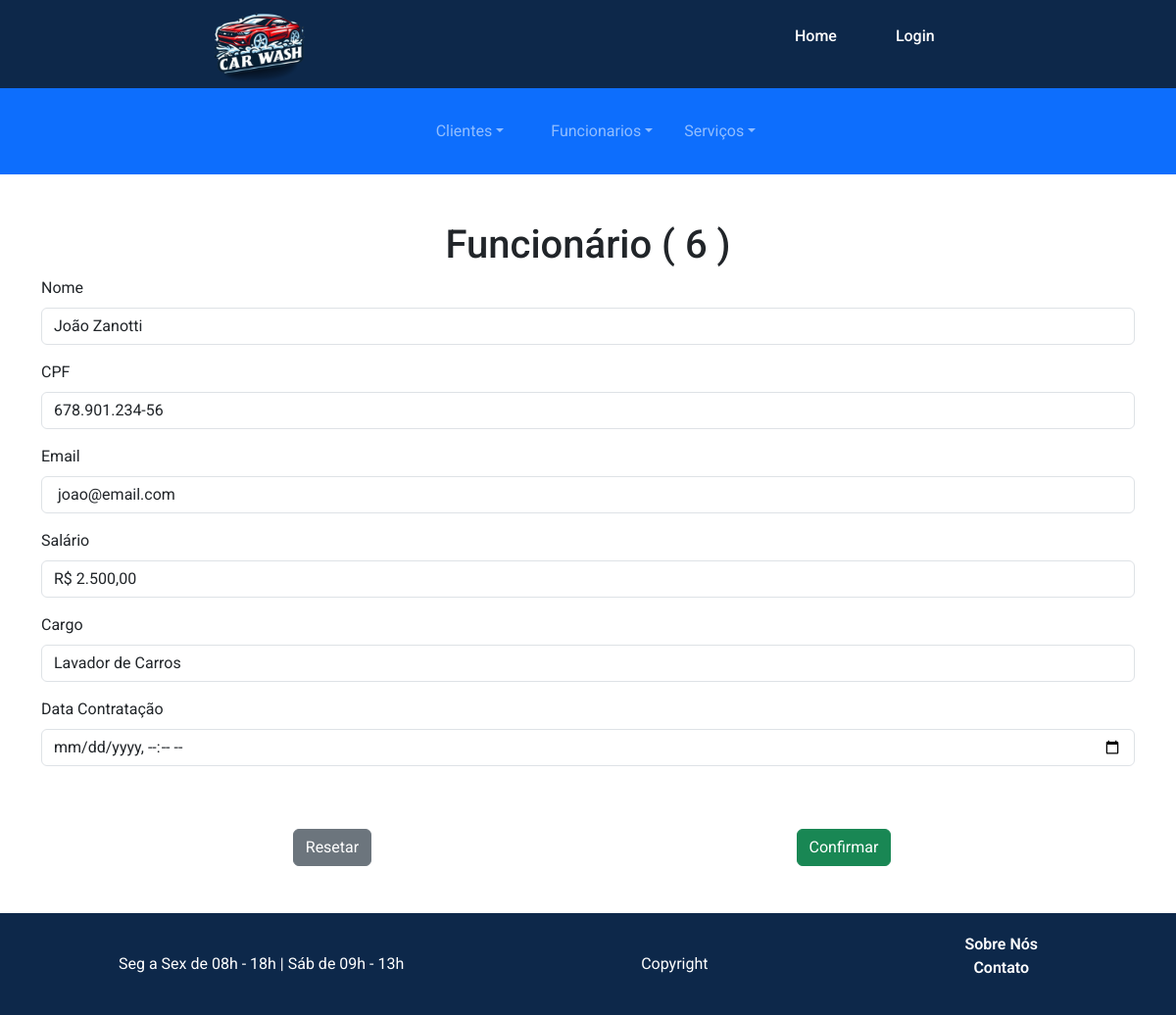
Page /backEnd/funcionarioEditar.php?id=6 on the committed database.
### tables this page shows
CREATE TABLE `pessoas` (
  `id_pessoa` int(11) NOT NULL,
  `nome` varchar(255) NOT NULL,
  `cpf` varchar(255) NOT NULL,
  `email` varchar(255) NOT NULL
);

CREATE TABLE `funcionarios` (
  `id_funcionario` int(11) NOT NULL,
  `salario` varchar(255) NOT NULL,
  `cargo` varchar(255) NOT NULL,
  `dataContratacao` date NOT NULL
);

### Classes/Database.class.php (called while the page is built, shortened)
<?php
class Database
{
    private $host;
    private $username;
    private $password;
    private $database;
    private $connection;
    public function __construct($host, $username, $password, $database)
    {
        $this->host = $host;
        $this->username = $username;
        $this->password = $password;
        $this->database = $database;
    }
    private function connect()
    {
        $this->connection = new mysqli($this->host, $this->username, $this->password, $this->database);
    }
    public function query($sql)
    {
        return $this->connection->query($sql);
    }
}
?>

### control/DataBaseControl.class.php (called while the page is built)
<?php
require_once "../Classes/Database.class.php";
$db = new Database("localhost", "root", "", "lava_jato");
?>

### control/FuncionarioControl.class.php (called while the page is built, shortened)
<?php
require_once "../Classes/Funcionarios.class.php";
class FuncionarioControl {
    private $conexao;
    function __construct($conexao) {
        $this->conexao = $conexao;
    }
    public function buscarPorId($id) {
        $sql = "SELECT * FROM pessoas WHERE id_pessoa = $id";
        $result = $this->conexao->query($sql);
        $dadosPessoa = "";
        if ($result->num_rows > 0) {
            $dadosPessoa = $result->fetch_assoc();
        }
        $sql = "SELECT * FROM funcionarios WHERE id_funcionario = $id";
        $result = $this->conexao->query($sql);
        $dadosFuncionario = "";
        if ($result->num_rows > 0) {
            $dadosFuncionario = $result->fetch_assoc();
        }
        if ($dadosPessoa != "" && $dadosFuncionario != "") {
            $funcionario = new Funcionario($dadosPessoa['nome'], $dadosPessoa['cpf'], $dadosPessoa['email'], $dadosFuncionario['salario'], $dadosFuncionario['cargo'], $dadosFuncionario['dataContratacao']);
            $funcionario->setId($dadosPessoa['id_pessoa']);
            return $funcionario;
        }
        return null;
    }
}
?>

### Classes/Pessoas.class.php (called while the page is built, shortened)
<?php
class Pessoas {
    private $id;
    private $nome;
    private $cpf;
    private $email;
    function __construct($nome = "", $cpf = "", $email = "")
    {
        $this->nome = $nome;
        $this->cpf = $cpf;
        $this->email = $email;
    }
    function getEmail()
    {
        return $this->email;
    }
    function getNome()
    {
        return $this->nome;
    }
    function getCpf()
    {
        return $this->cpf;
    }
    function getId()
    {
        return $this->id;
    }
    function setId($id)
    {
        return $this->id = $id;
    }
}
?>

### Classes/Funcionarios.class.php (called while the page is built, shortened)
<?php
require_once "Pessoas.class.php";
class Funcionario extends Pessoas
{
    private $salario;
    private $cargo;
    private $dataContratacao;
    function __construct($nome = "", $cpf = "", $email = "", $salario = "", $cargo = "", $dataContratacao = "")
    {
        $this->salario = $salario;
        $this->cargo = $cargo;
        $this->dataContratacao = $dataContratacao;
    }
    function getSalario()
    {
        return $this->salario;
    }
    function getCargo()
    {
        return $this->cargo;
    }
    function getDataContratacao()
    {
        return $this->dataContratacao;
    }
}
?>

### backEnd/funcionarioEditar.php (the view, shortened to what this page needs)
<?php
require_once "../control/FuncionarioControl.class.php";
require_once "../control/DataBaseControl.class.php";
require_once "siteConfig.php";
$funcionarioControl = new FuncionarioControl($db);
$id = @$_GET["id"];
$funcionario = $funcionarioControl->buscarPorId($id);
if ($funcionario == "") {
  echo "Esse ID não pertence a um funcionário.";
} else if ($funcionario != "") {
?>
  <div class="container">
    <h1 class="text-center mt-5">Funcionário <?php echo " ( " . $funcionario->getId() . " ) " ?></h1>
    <form action="EditarAcao.php?id=funcionario" method="POST">
      <div class="mb-3">
        <label for="exampleFormControlInput1" class="form-label">Nome</label>
        <input type="text" name="nome" class="form-control" value="<?php echo $funcionario->getNome(); ?>">
      </div>
      <div class="mb-3">
        <label for="exampleFormControlTextarea1" class="form-label">CPF</label>
        <input type="text" name="cpf" class="form-control" value="<?php echo $funcionario->getCpf(); ?>">
      </div>
      <div class="mb-3">
        <label for="exampleFormControlInput1" class="form-label">Email</label>
        <input type="text" name="email" class="form-control" value="<?php echo $funcionario->getEmail(); ?>">
      </div>
      <div class="mb-3">
        <label for="exampleFormControlInput1" class="form-label">Salário</label>
        <input type="text" name="salario" class="form-control" value="<?php echo $funcionario->getSalario(); ?>">
      </div>
      <div class="mb-3">
        <label for="exampleFormControlTextarea1" class="form-label">Cargo</label>
        <input type="text" name="cargo" class="form-control" value="<?php echo $funcionario->getCargo(); ?>">
      </div>
      <div class="mb-3">
        <label for="exampleFormControlInput1" class="form-label">Data Contratação</label>
        <input type="datetime-local" name="dataContratacao" class="form-control" value="<?php echo $funcionario->getDataContratacao(); ?>">
      </div>
      <div class="row text-center p-5">
        <div class="col"><button type="reset" class="btn btn-secondary">Resetar</button></div>
        <div class="col"><button type="submit" class="btn btn-success">Confirmar</button></div>
      </div>
    </form>
  </div>
<?php
}
?>

### css/style.css (style rules this page uses)
* { margin: 0; padding: 0; font-family: 'Roboto', sans-serif; box-sizing: border-box; }
body { min-height: 100vh; width: 100vw; display: flex; flex-direction: column; }
button { margin-top: 50px; }

### rows in the picture
pessoas: id_pessoa "6", nome "João Zanotti", cpf "678.901.234-56", email "joao@email.com"
funcionarios: salario "R$ 2.500,00", cargo "Lavador de Carros"
